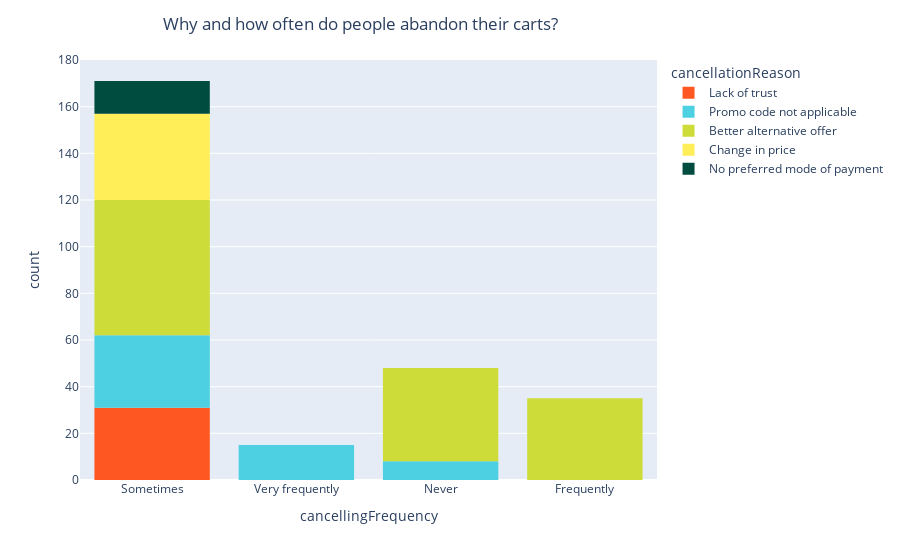

Notebook source saved alongside this figure:
### Markdown cell above
**Observations:**
- We can observe that most of the people, abandoned their cart as they were having better alternative offers.
- People even abandon their carts, because they do not have their preferred mode of payment. 
- So when the preferred payment mode of people who cancel their cart was analysed, it appears that they preferred CoD, but was not available for that product, which can also imply that the customer may have some difficulty in trusting the retail store?
- Lack of trust is also a reason for cancelling their product.

### Code cell
fig = px.histogram(dataset,x='cancellingFrequency',color='cancellationReason',
                   color_discrete_map={'Lack of trust':'#FF5722','Promo code not applicable':'#4DD0E1',
                                       'Better alternative offer':'#CDDC39','Change in price':'#FFEE58',
                                       'No preferred mode of payment':'#004D40'})
fig.update_layout(title='Why and how often do people abandon their carts? ', title_x=0.4)
            
fig.show()

### Figure 1 — Plotly figure (JSON) as saved in the notebook; plotly's stock layout.template omitted (floating-point values rounded to 4 significant figures; data arrays with more than 128 entries replaced by an {"elided": "..."} marker saying what was removed)
{"data": [{"alignmentgroup": "True", "bingroup": "x", "hovertemplate": "cancellationReason=Lack of trust<br>cancellingFrequency=%{x}<br>count=%{y}<extra></extra>", "legendgroup": "Lack of trust", "marker": {"color": "#FF5722", "pattern": {"shape": ""}}, "name": "Lack of trust", "offsetgroup": "Lack of trust", "orientation": "v", "showlegend": true, "type": "histogram", "x": ["Sometimes", "Sometimes", "Sometimes", "Sometimes", "Sometimes", "Sometimes", "Sometimes", "Sometimes", "Sometimes", "Sometimes", "Sometimes", "Sometimes", "Sometimes", "Sometimes", "Sometimes", "Sometimes", "Sometimes", "Sometimes", "Sometimes", "Sometimes", "Sometimes", "Sometimes", "Sometimes", "Sometimes", "Sometimes", "Sometimes", "Sometimes", "Sometimes", "Sometimes", "Sometimes", "Sometimes"], "xaxis": "x", "yaxis": "y"}, {"alignmentgroup": "True", "bingroup": "x", "hovertemplate": "cancellationReason=Promo code not applicable<br>cancellingFrequency=%{x}<br>count=%{y}<extra></extra>", "legendgroup": "Promo code not applicable", "marker": {"color": "#4DD0E1", "pattern": {"shape": ""}}, "name": "Promo code not applicable", "offsetgroup": "Promo code not applicable", "orientation": "v", "showlegend": true, "type": "histogram", "x": ["Very frequently", "Sometimes", "Sometimes", "Sometimes", "Sometimes", "Sometimes", "Very frequently", "Sometimes", "Sometimes", "Very frequently", "Sometimes", "Sometimes", "Very frequently", "Sometimes", "Very frequently", "Sometimes", "Very frequently", "Sometimes", "Never", "Sometimes", "Sometimes", "Never", "Sometimes", "Very frequently", "Sometimes", "Never", "Sometimes", "Sometimes", "Sometimes", "Very frequently", "Very frequently", "Sometimes", "Sometimes", "Sometimes", "Never", "Never", "Very frequently", "Very frequently", "Sometimes", "Sometimes", "Never", "Never", "Sometimes", "Sometimes", "Sometimes", "Sometimes", "Sometimes", "Very frequently", "Very frequently", "Very frequently", "Sometimes", "Very frequently", "Sometimes", "Never"], "xaxis": "x", "yaxis": "y"}, {"alignmentgroup": "True", "bingroup": "x", "hovertemplate": "cancellationReason=Better alternative offer<br>cancellingFrequency=%{x}<br>count=%{y}<extra></extra>", "legendgroup": "Better alternative offer", "marker": {"color": "#CDDC39", "pattern": {"shape": ""}}, "name": "Better alternative offer", "offsetgroup": "Better alternative offer", "orientation": "v", "showlegend": true, "type": "histogram", "x": {"elided": "133 str values"}, "xaxis": "x", "yaxis": "y"}, {"alignmentgroup": "True", "bingroup": "x", "hovertemplate": "cancellationReason=Change in price<br>cancellingFrequency=%{x}<br>count=%{y}<extra></extra>", "legendgroup": "Change in price", "marker": {"color": "#FFEE58", "pattern": {"shape": ""}}, "name": "Change in price", "offsetgroup": "Change in price", "orientation": "v", "showlegend": true, "type": "histogram", "x": ["Sometimes", "Sometimes", "Sometimes", "Sometimes", "Sometimes", "Sometimes", "Sometimes", "Sometimes", "Sometimes", "Sometimes", "Sometimes", "Sometimes", "Sometimes", "Sometimes", "Sometimes", "Sometimes", "Sometimes", "Sometimes", "Sometimes", "Sometimes", "Sometimes", "Sometimes", "Sometimes", "Sometimes", "Sometimes", "Sometimes", "Sometimes", "Sometimes", "Sometimes", "Sometimes", "Sometimes", "Sometimes", "Sometimes", "Sometimes", "Sometimes", "Sometimes", "Sometimes"], "xaxis": "x", "yaxis": "y"}, {"alignmentgroup": "True", "bingroup": "x", "hovertemplate": "cancellationReason=No preferred mode of payment<br>cancellingFrequency=%{x}<br>count=%{y}<extra></extra>", "legendgroup": "No preferred mode of payment", "marker": {"color": "#004D40", "pattern": {"shape": ""}}, "name": "No preferred mode of payment", "offsetgroup": "No preferred mode of payment", "orientation": "v", "showlegend": true, "type": "histogram", "x": ["Sometimes", "Sometimes", "Sometimes", "Sometimes", "Sometimes", "Sometimes", "Sometimes", "Sometimes", "Sometimes", "Sometimes", "Sometimes", "Sometimes", "Sometimes", "Sometimes"], "xaxis": "x", "yaxis": "y"}], "layout": {"barmode": "relative", "legend": {"title": {"text": "cancellationReason"}, "tracegroupgap": 0}, "margin": {"t": 60}, "title": {"text": "Why and how often do people abandon their carts? ", "x": 0.4}, "xaxis": {"anchor": "y", "domain": [0, 1], "title": {"text": "cancellingFrequency"}}, "yaxis": {"anchor": "x", "domain": [0, 1], "title": {"text": "count"}}}}
